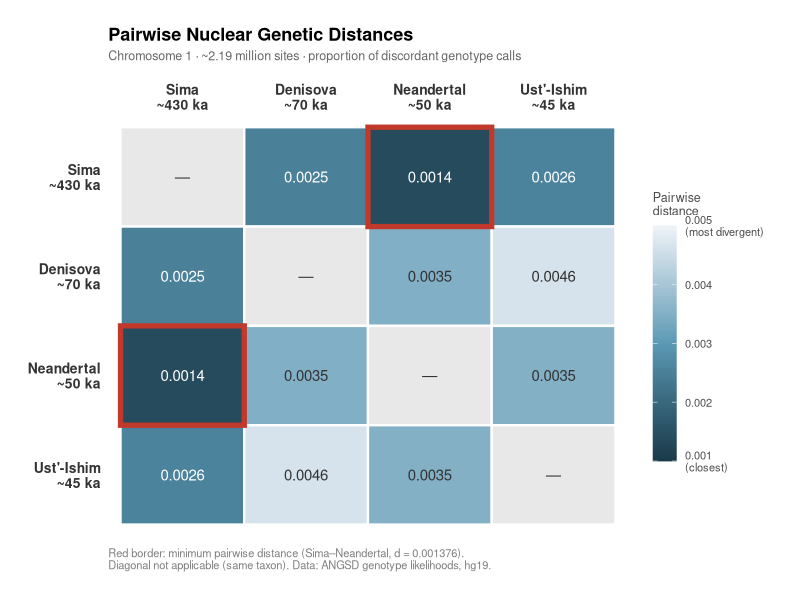
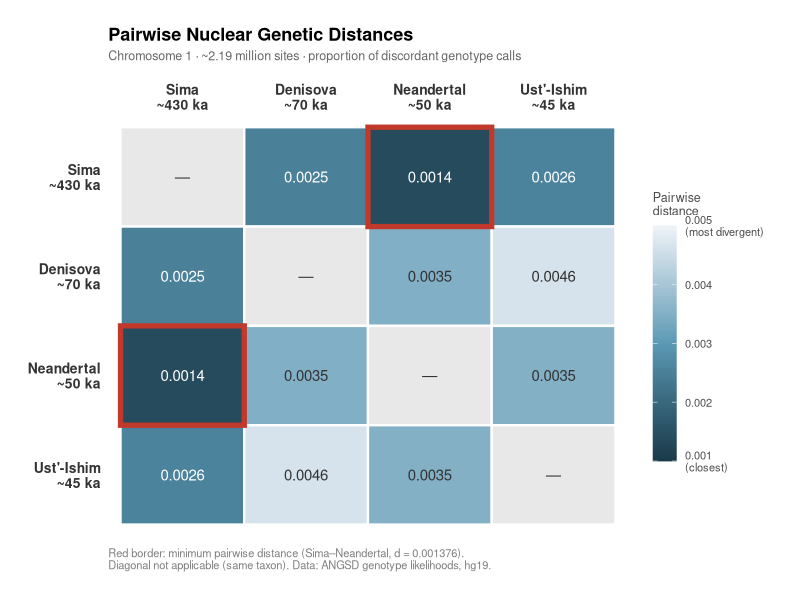

Generate these figures, in order, with R:
# Figure 2: Pairwise nuclear genetic distance heatmap
# Sima de los Huesos — Journal of Human Evolution
# Data: chromosome 1, ~2.19M subsampled sites, ANGSD genotype likelihoods
# R packages required: ggplot2, reshape2, ggtext

# install.packages(c("ggplot2", "reshape2", "ggtext"))
library(ggplot2)
library(reshape2)

# ── Distance matrix (proportion of discordant genotype calls) ──────────────
taxa <- c("Sima\n~430 ka", "Denisova\n~70 ka", "Neandertal\n~50 ka", "Ust'-Ishim\n~45 ka")

mat <- matrix(
  c(NA,       0.002506, 0.001376, 0.002557,
    0.002506, NA,       0.003481, 0.004643,
    0.001376, 0.003481, NA,       0.003496,
    0.002557, 0.004643, 0.003496, NA),
  nrow = 4, byrow = TRUE,
  dimnames = list(taxa, taxa)
)

# ── Melt to long format ────────────────────────────────────────────────────
df <- melt(mat, varnames = c("Taxon1", "Taxon2"), value.name = "Distance")
df$Taxon1 <- factor(df$Taxon1, levels = taxa)
df$Taxon2 <- factor(df$Taxon2, levels = rev(taxa))  # reverse y for readability

# ── Label: show value or "—" for diagonal ─────────────────────────────────
df$label <- ifelse(is.na(df$Distance), "—", sprintf("%.4f", df$Distance))

# ── Highlight the minimum off-diagonal (Sima–Neandertal) ──────────────────
df$is_min <- !is.na(df$Distance) & df$Distance == min(df$Distance, na.rm = TRUE)

# ── Color palette: white → steel blue (low = close = warm, high = far = cool)
# Reversed: closer = darker teal, farther = lighter
pal_low  <- "#1a3a4a"   # dark teal  → closest
pal_mid  <- "#5b9ab5"   # mid blue
pal_high <- "#f0f4f8"   # near-white → most divergent

# ── Plot ───────────────────────────────────────────────────────────────────
p <- ggplot(df, aes(x = Taxon1, y = Taxon2, fill = Distance)) +
  geom_tile(color = "white", linewidth = 0.8) +
  geom_text(aes(label = label,
                color = ifelse(is.na(Distance) | Distance > 0.003, "dark", "light")),
            size = 3.8, fontface = "plain", family = "Helvetica") +
  # Red border on minimum cell
  geom_tile(data = subset(df, is_min),
            aes(x = Taxon1, y = Taxon2),
            fill = NA, color = "#c0392b", linewidth = 1.8) +
  scale_fill_gradient2(
    low      = pal_low,
    mid      = pal_mid,
    high     = pal_high,
    midpoint = 0.003,
    na.value = "#e8e8e8",
    name     = "Pairwise\ndistance",
    limits   = c(0.001, 0.005),
    breaks   = c(0.001, 0.002, 0.003, 0.004, 0.005),
    labels   = c("0.001\n(closest)", "0.002", "0.003", "0.004", "0.005\n(most divergent)")
  ) +
  scale_color_manual(values = c("dark" = "grey20", "light" = "white"),
                     guide  = "none") +
  scale_x_discrete(position = "top") +
  labs(
    title    = "Pairwise Nuclear Genetic Distances",
    subtitle = "Chromosome 1 · ~2.19 million sites · proportion of discordant genotype calls",
    caption  = "Red border: minimum pairwise distance (Sima–Neandertal, d = 0.001376).\nDiagonal not applicable (same taxon). Data: ANGSD genotype likelihoods, hg19."
  ) +
  theme_minimal(base_family = "Helvetica", base_size = 12) +
  theme(
    plot.title       = element_text(face = "bold", size = 13, hjust = 0,
                                    margin = margin(b = 4)),
    plot.subtitle    = element_text(size = 9, color = "grey40", hjust = 0,
                                    margin = margin(b = 12)),
    plot.caption     = element_text(size = 8, color = "grey50", hjust = 0,
                                    margin = margin(t = 10)),
    axis.text.x      = element_text(size = 10, face = "bold", color = "grey20",
                                    hjust = 0.5),
    axis.text.y      = element_text(size = 10, face = "bold", color = "grey20",
                                    hjust = 1),
    axis.title       = element_blank(),
    panel.grid       = element_blank(),
    legend.title     = element_text(size = 9, color = "grey30"),
    legend.text      = element_text(size = 8, color = "grey30"),
    legend.key.height = unit(1.2, "cm"),
    plot.margin      = margin(20, 20, 20, 20),
    plot.background  = element_rect(fill = "white", color = NA),
    panel.background = element_rect(fill = "white", color = NA)
  )

# ── Export ─────────────────────────────────────────────────────────────────
# PDF (vector, for journal submission)
ggsave("figure2_heatmap.pdf",
       plot   = p,
       width  = 7,
       height = 5.5,
       units  = "in",
       device = cairo_pdf)

# TIFF 600 dpi (JHE requires minimum 300 dpi for halftones, 600 for figures)
ggsave("figure2_heatmap.tiff",
       plot   = p,
       width  = 7,
       height = 5.5,
       units  = "in",
       dpi    = 600,
       compression = "lzw")

message("✓ figure2_heatmap.pdf and .tiff saved")
